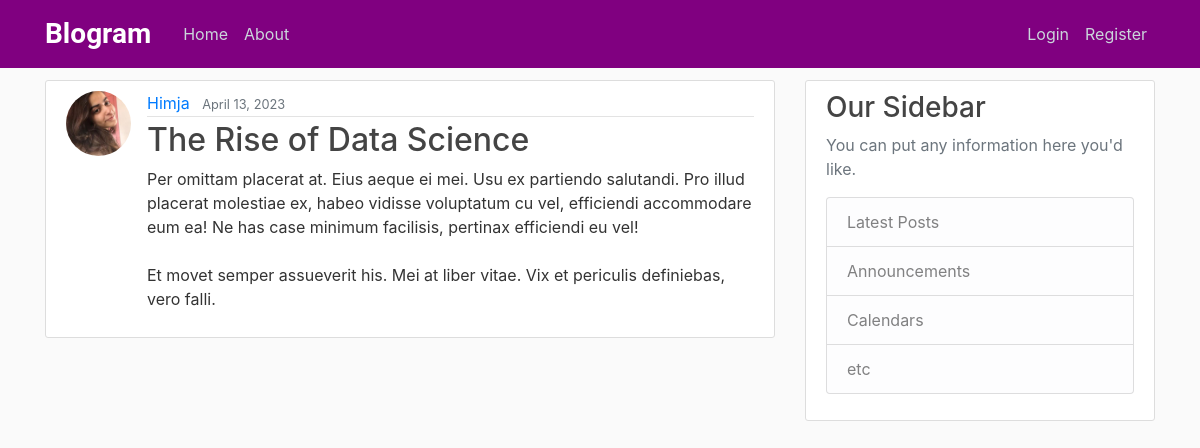
/post/87/, run on an earlier commit of the app's database.
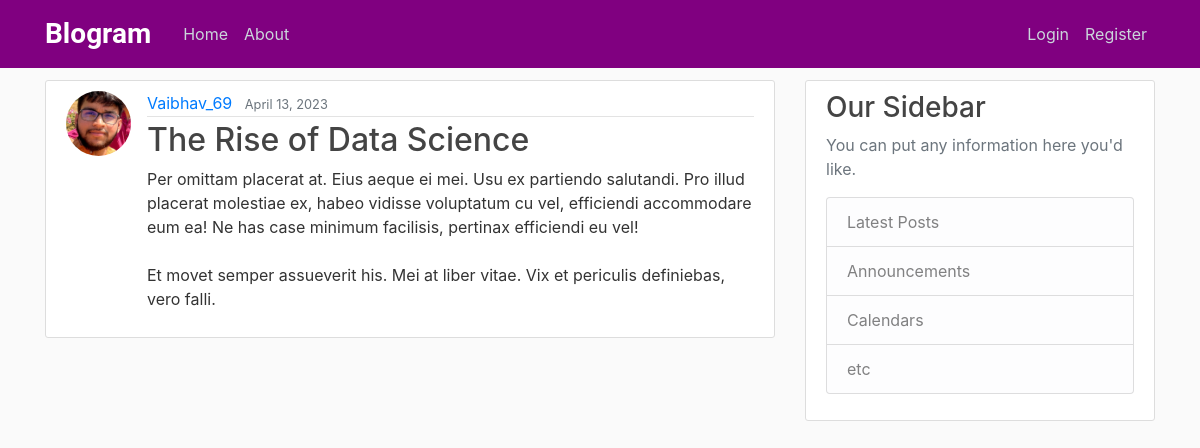
And on a later commit of the database.
### blog/models.py (models this page shows, shortened)
class Post(models.Model):
    title = models.CharField(max_length=100)
    content = models.TextField()
    date_posted = models.DateTimeField(default=timezone.now)
    author = models.ForeignKey(User, on_delete=models.CASCADE, db_constraint=False)

### users/models.py (models this page shows, shortened)
class Profile(models.Model):
    user = models.OneToOneField(User, on_delete=models.CASCADE)
    image = models.ImageField(default = 'default.jpg', upload_to='profile_pics')

### blog/views.py (the view)
# urls.py: path('post/<int:pk>/', PostDetailView.as_view(), name='post-detail'),
class PostDetailView(DetailView):
    model = Post

### blog/templates/blog/post_detail.html (shortened to what this page needs)
{% extends "blog/base.html" %}
{% block content %}
  <article class="media content-section">
    <img class="rounded-circle article-img" src="{{ object.author.profile.image.url }}">
    <div class="media-body">
      <div class="article-metadata">
        <a class="mr-2" href="{% url 'user-posts' object.author.username %}">{{ object.author }}</a>
        <small class="text-muted">{{ object.date_posted|date:"F d, Y" }}</small>
      </div>
      <h2 class="article-title">{{ object.title }}</h2>
      <p class="article-content">{{ object.content }}</p>
    </div>
  </article>
{% endblock content %}

What changed in the data, as far as the page shows it:
changed through a linked row, Post "The Rise of Data Science": author.profile.image: a different picture; author "Himja" → "Vaibhav_69"
